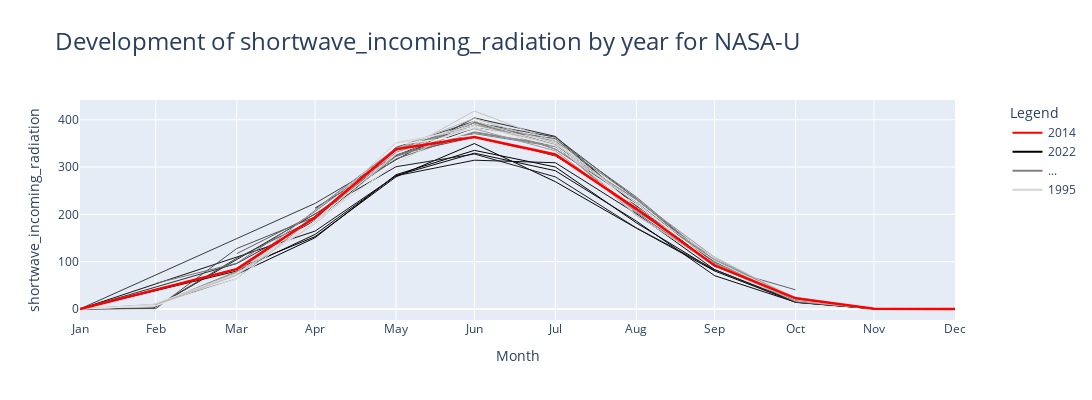

Notebook source saved alongside this figure:
### Code cell
columns_to_plot = [col for col in x.columns.values if col in df.columns.values]
  
    # Create a list of values from x to be highlighted
    values_to_highlight = x[columns_to_plot].values.flatten().tolist()
  
    # Create a list of subplots
    figs = []
    # Loop through list of columns
    for col, v in zip(columns_to_plot, values_to_highlight) : 
        # Create a subplot for each column 
        fig = px.box(df[col], orientation = "v",boxmode='group')
        # Format the axes
        fig.update_layout(title_text= f"Boxplot for {col}", xaxis_title='', yaxis_title='')
        # Highlight the values from x
        fig.add_scatter(x=[col], y=[v], name= f"Selected Value \n{col}",
    mode = 'markers',
    marker_symbol = 'circle-dot',
    marker_size = 8,
    marker_color = 'red')
        
        # Add figure to list of subplots 
        figs.append(fig)
    
    # Output
    for fig in figs:
        fig.show()
    save_folder = '../figures/Test_markdown_fig'
    for i, fig in enumerate(figs):
        fig.write_image(os.path.join(save_folder,f'box_plot_{date}_{measurement}_{station}.png'.format(date=date, measurement=measurement, station=aws)), engine='orca')
        fig.write_image(os.path.join(save_folder,f'fig1.png'), engine='orca')
    return x

### Figure 1 — Plotly figure (JSON) as saved in the notebook; plotly's stock layout.template omitted (floating-point values rounded to 4 significant figures)
{"data": [{"legendgroup": "custom", "line": {"color": "rgba(0, 0, 0, 1)", "width": 1}, "mode": "lines", "name": "2022", "showlegend": false, "type": "scatter", "x": ["2000-03-31T00:00:00", "2000-04-30T00:00:00", "2000-05-31T00:00:00", "2000-06-30T00:00:00", "2000-07-31T00:00:00", "2000-08-31T00:00:00", "2000-09-30T00:00:00"], "y": [73.16, 150.7, 283.8, 335.2, 300.1, 182.0, 81.23]}, {"legendgroup": "custom", "line": {"color": "rgba(0, 0, 0, 1)", "width": 1}, "mode": "lines", "name": "2021", "showlegend": false, "type": "scatter", "x": ["2000-01-31T00:00:00", "2000-03-31T00:00:00", "2000-04-30T00:00:00", "2000-05-31T00:00:00", "2000-06-30T00:00:00", "2000-07-31T00:00:00", "2000-08-31T00:00:00", "2000-09-30T00:00:00", "2000-10-31T00:00:00", "2000-11-30T00:00:00", "2000-12-31T00:00:00"], "y": [0.1294, 84.87, 152.9, 279.3, 349.6, 269.0, 170.9, 80.3, 14.34, 0.4817, 0.1658]}, {"legendgroup": "custom", "line": {"color": "rgba(9, 9, 9, 1)", "width": 1}, "mode": "lines", "name": "2020", "showlegend": false, "type": "scatter", "x": ["2000-01-31T00:00:00", "2000-03-31T00:00:00", "2000-04-30T00:00:00", "2000-05-31T00:00:00", "2000-06-30T00:00:00", "2000-07-31T00:00:00", "2000-08-31T00:00:00", "2000-09-30T00:00:00", "2000-10-31T00:00:00", "2000-11-30T00:00:00", "2000-12-31T00:00:00"], "y": [0.01095, 80.12, 157.6, 281.9, 329.3, 292.2, 185.8, 70.38, 14.37, 0.427, 0.1642]}, {"legendgroup": "custom", "line": {"color": "rgba(19, 19, 19, 1)", "width": 1}, "mode": "lines", "name": "2019", "showlegend": false, "type": "scatter", "x": ["2000-01-31T00:00:00", "2000-04-30T00:00:00", "2000-05-31T00:00:00", "2000-06-30T00:00:00", "2000-07-31T00:00:00", "2000-08-31T00:00:00", "2000-09-30T00:00:00", "2000-10-31T00:00:00", "2000-11-30T00:00:00", "2000-12-31T00:00:00"], "y": [0.029, 164.6, 281.5, 314.4, 309.1, 201.5, 83.1, 16.28, 0.4163, 0.01968]}, {"legendgroup": "custom", "line": {"color": "rgba(29, 29, 29, 1)", "width": 1}, "mode": "lines", "name": "2018", "showlegend": false, "type": "scatter", "x": ["2000-01-31T00:00:00", "2000-02-28T00:00:00", "2000-05-31T00:00:00", "2000-06-30T00:00:00", "2000-07-31T00:00:00", "2000-08-31T00:00:00", "2000-09-30T00:00:00", "2000-10-31T00:00:00", "2000-11-30T00:00:00", "2000-12-31T00:00:00"], "y": [0.1016, 1.527, 300.7, 327.5, 279.2, 171.3, 83.19, 13.9, 0.4643, 0.02065]}, {"legendgroup": "custom", "line": {"color": "rgba(39, 39, 39, 1)", "width": 1}, "mode": "lines", "name": "2017", "showlegend": false, "type": "scatter", "x": ["2000-04-30T00:00:00", "2000-05-31T00:00:00", "2000-06-30T00:00:00", "2000-07-31T00:00:00", "2000-08-31T00:00:00", "2000-09-30T00:00:00", "2000-10-31T00:00:00", "2000-11-30T00:00:00", "2000-12-31T00:00:00"], "y": [213.3, 315.3, 403.8, 364.7, 216.2, 93.87, 20.39, 0.4627, 0.01129]}, {"legendgroup": "custom", "line": {"color": "rgba(49, 49, 49, 1)", "width": 1}, "mode": "lines", "name": "2016", "showlegend": false, "type": "scatter", "x": ["2000-01-31T00:00:00", "2000-03-31T00:00:00", "2000-04-30T00:00:00", "2000-05-31T00:00:00", "2000-06-30T00:00:00", "2000-07-31T00:00:00", "2000-08-31T00:00:00", "2000-09-30T00:00:00", "2000-10-31T00:00:00", "2000-11-30T00:00:00", "2000-12-31T00:00:00"], "y": [0.02826, 96.02, 186.9, 323.5, 382.5, 359.6, 218.2, 99.44, 17.31, 0.43, 0.03419]}, {"legendgroup": "custom", "line": {"color": "rgba(58, 58, 58, 1)", "width": 1}, "mode": "lines", "name": "2015", "showlegend": false, "type": "scatter", "x": ["2000-01-31T00:00:00", "2000-04-30T00:00:00", "2000-05-31T00:00:00", "2000-06-30T00:00:00", "2000-07-31T00:00:00", "2000-08-31T00:00:00", "2000-09-30T00:00:00", "2000-10-31T00:00:00", "2000-11-30T00:00:00", "2000-12-31T00:00:00"], "y": [0.05586, 223.1, 323.9, 393.7, 363.2, 232.8, 96.8, 21.65, 0.447, 0.07065]}, {"legendgroup": "custom", "line": {"color": "rgba(68, 68, 68, 1)", "width": 1}, "mode": "lines", "name": "2013", "showlegend": false, "type": "scatter", "x": ["2000-01-31T00:00:00", "2000-02-28T00:00:00", "2000-03-31T00:00:00", "2000-04-30T00:00:00", "2000-05-31T00:00:00", "2000-06-30T00:00:00", "2000-07-31T00:00:00", "2000-08-31T00:00:00", "2000-09-30T00:00:00", "2000-10-31T00:00:00", "2000-11-30T00:00:00", "2000-12-31T00:00:00"], "y": [0.1116, 1.908, 107.3, 190.1, 341.5, 396.7, 346.3, 222.3, 96.3, 19.19, 0.3473, 0.02742]}, {"legendgroup": "custom", "line": {"color": "rgba(78, 78, 78, 1)", "width": 1}, "mode": "lines", "name": "2012", "showlegend": false, "type": "scatter", "x": ["2000-01-31T00:00:00", "2000-02-29T00:00:00", "2000-03-31T00:00:00", "2000-04-30T00:00:00", "2000-05-31T00:00:00", "2000-06-30T00:00:00", "2000-07-31T00:00:00", "2000-08-31T00:00:00", "2000-09-30T00:00:00", "2000-10-31T00:00:00", "2000-11-30T00:00:00", "2000-12-31T00:00:00"], "y": [0.08194, 0.845, 127.7, 194.5, 326.2, 363.2, 323.0, 214.3, 96.51, 20.89, 0.3457, 0.05516]}, {"legendgroup": "custom", "line": {"color": "rgba(88, 88, 88, 1)", "width": 1}, "mode": "lines", "name": "2011", "showlegend": false, "type": "scatter", "x": ["2000-06-30T00:00:00", "2000-07-31T00:00:00", "2000-08-31T00:00:00", "2000-09-30T00:00:00", "2000-10-31T00:00:00", "2000-11-30T00:00:00", "2000-12-31T00:00:00"], "y": [394.9, 337.8, 225.6, 96.29, 14.91, 0.5117, 0.09065]}, {"legendgroup": "custom", "line": {"color": "rgba(98, 98, 98, 1)", "width": 1}, "mode": "lines", "name": "2010", "showlegend": false, "type": "scatter", "x": ["2000-03-31T00:00:00", "2000-04-30T00:00:00", "2000-05-31T00:00:00", "2000-06-30T00:00:00", "2000-07-31T00:00:00", "2000-08-31T00:00:00", "2000-09-30T00:00:00", "2000-10-31T00:00:00"], "y": [117.0, 200.4, 317.2, 373.1, 345.1, 204.1, 90.06, 40.47]}, {"legendgroup": "custom", "line": {"color": "rgba(107, 107, 107, 1)", "width": 1}, "mode": "lines", "name": "2009", "showlegend": false, "type": "scatter", "x": ["2000-04-30T00:00:00", "2000-05-31T00:00:00", "2000-06-30T00:00:00", "2000-07-31T00:00:00", "2000-08-31T00:00:00", "2000-09-30T00:00:00", "2000-10-31T00:00:00", "2000-11-30T00:00:00", "2000-12-31T00:00:00"], "y": [210.7, 339.1, 388.0, 359.2, 236.7, 98.4, 23.14, 0.392, 0.001667]}, {"legendgroup": "custom", "line": {"color": "rgba(117, 117, 117, 1)", "width": 1}, "mode": "lines", "name": "2008", "showlegend": false, "type": "scatter", "x": ["2000-02-29T00:00:00", "2000-03-31T00:00:00", "2000-04-30T00:00:00", "2000-05-31T00:00:00", "2000-06-30T00:00:00", "2000-07-31T00:00:00", "2000-08-31T00:00:00", "2000-09-30T00:00:00", "2000-10-31T00:00:00", "2000-11-30T00:00:00", "2000-12-31T00:00:00"], "y": [54.29, 96.68, 206.0, 335.1, 393.8, 354.6, 233.9, 92.9, 21.34, 0.519, 0.0005263]}, {"legendgroup": "custom", "line": {"color": "rgba(127, 127, 127, 1)", "width": 1}, "mode": "lines", "name": "2007", "showlegend": false, "type": "scatter", "x": ["2000-03-31T00:00:00", "2000-04-30T00:00:00", "2000-05-31T00:00:00", "2000-06-30T00:00:00", "2000-07-31T00:00:00", "2000-08-31T00:00:00", "2000-09-30T00:00:00", "2000-10-31T00:00:00", "2000-11-30T00:00:00", "2000-12-31T00:00:00"], "y": [82.2, 194.2, 325.7, 370.6, 342.9, 230.8, 102.7, 22.26, 0.5317, 0]}, {"legendgroup": "custom", "line": {"color": "rgba(137, 137, 137, 1)", "width": 1}, "mode": "lines", "name": "2006", "showlegend": false, "type": "scatter", "x": ["2000-01-31T00:00:00", "2000-02-28T00:00:00", "2000-03-31T00:00:00", "2000-04-30T00:00:00", "2000-05-31T00:00:00", "2000-06-30T00:00:00", "2000-07-31T00:00:00", "2000-08-31T00:00:00", "2000-09-30T00:00:00", "2000-10-31T00:00:00", "2000-11-30T00:00:00", "2000-12-31T00:00:00"], "y": [0.07677, 7.249, 79.41, 195.2, 322.2, 374.3, 345.5, 207.5, 104.9, 22.89, 0.483, 0.0007407]}, {"legendgroup": "custom", "line": {"color": "rgba(147, 147, 147, 1)", "width": 1}, "mode": "lines", "name": "2005", "showlegend": false, "type": "scatter", "x": ["2000-01-31T00:00:00", "2000-02-28T00:00:00", "2000-03-31T00:00:00", "2000-04-30T00:00:00", "2000-05-31T00:00:00", "2000-06-30T00:00:00", "2000-07-31T00:00:00", "2000-08-31T00:00:00", "2000-09-30T00:00:00", "2000-10-31T00:00:00", "2000-11-30T00:00:00", "2000-12-31T00:00:00"], "y": [0.07645, 9.503, 63.68, 195.5, 330.8, 393.4, 337.8, 232.1, 109.0, 18.59, 0.4703, 0.0009677]}, {"legendgroup": "custom", "line": {"color": "rgba(156, 156, 156, 1)", "width": 1}, "mode": "lines", "name": "2004", "showlegend": false, "type": "scatter", "x": ["2000-01-31T00:00:00", "2000-02-29T00:00:00", "2000-03-31T00:00:00", "2000-04-30T00:00:00", "2000-05-31T00:00:00", "2000-06-30T00:00:00", "2000-07-31T00:00:00", "2000-08-31T00:00:00", "2000-09-30T00:00:00", "2000-10-31T00:00:00", "2000-11-30T00:00:00", "2000-12-31T00:00:00"], "y": [0.04935, 7.516, 77.78, 209.1, 339.8, 380.9, 334.2, 205.0, 109.7, 19.53, 0.4327, 0.0009677]}, {"legendgroup": "custom", "line": {"color": "rgba(166, 166, 166, 1)", "width": 1}, "mode": "lines", "name": "2003", "showlegend": false, "type": "scatter", "x": ["2000-06-30T00:00:00", "2000-07-31T00:00:00", "2000-08-31T00:00:00", "2000-09-30T00:00:00", "2000-10-31T00:00:00", "2000-11-30T00:00:00", "2000-12-31T00:00:00"], "y": [390.0, 347.3, 197.5, 97.33, 24.55, 0.5353, 0.002258]}, {"legendgroup": "custom", "line": {"color": "rgba(176, 176, 176, 1)", "width": 1}, "mode": "lines", "name": "2002", "showlegend": false, "type": "scatter", "x": ["2000-01-31T00:00:00", "2000-02-28T00:00:00"], "y": [0.014, 5.911]}, {"legendgroup": "custom", "line": {"color": "rgba(186, 186, 186, 1)", "width": 1}, "mode": "lines", "name": "2001", "showlegend": false, "type": "scatter", "x": ["2000-01-31T00:00:00", "2000-02-28T00:00:00", "2000-03-31T00:00:00", "2000-04-30T00:00:00", "2000-05-31T00:00:00", "2000-06-30T00:00:00", "2000-07-31T00:00:00", "2000-08-31T00:00:00", "2000-09-30T00:00:00", "2000-10-31T00:00:00", "2000-11-30T00:00:00", "2000-12-31T00:00:00"], "y": [0.011, 6.45, 71.39, 185.2, 338.5, 402.9, 350.5, 225.0, 92.13, 16.73, 0.09133, 0.008065]}, {"legendgroup": "custom", "line": {"color": "rgba(196, 196, 196, 1)", "width": 1}, "mode": "lines", "name": "2000", "showlegend": false, "type": "scatter", "x": ["2000-01-31T00:00:00", "2000-02-29T00:00:00", "2000-03-31T00:00:00", "2000-04-30T00:00:00", "2000-05-31T00:00:00", "2000-06-30T00:00:00", "2000-07-31T00:00:00", "2000-08-31T00:00:00", "2000-09-30T00:00:00", "2000-10-31T00:00:00", "2000-11-30T00:00:00", "2000-12-31T00:00:00"], "y": [0.01419, 6.504, 73.05, 180.1, 326.5, 418.4, 353.8, 198.8, 91.14, 20.27, 0.3027, 0.006452]}, {"legendgroup": "custom", "line": {"color": "rgba(205, 205, 205, 1)", "width": 1}, "mode": "lines", "name": "1999", "showlegend": false, "type": "scatter", "x": ["2000-01-31T00:00:00", "2000-02-28T00:00:00", "2000-03-31T00:00:00", "2000-04-30T00:00:00", "2000-05-31T00:00:00", "2000-06-30T00:00:00", "2000-07-31T00:00:00", "2000-08-31T00:00:00", "2000-09-30T00:00:00", "2000-10-31T00:00:00", "2000-11-30T00:00:00", "2000-12-31T00:00:00"], "y": [0.08032, 8.782, 74.92, 193.0, 351.3, 381.5, 357.9, 215.3, 109.3, 23.4, 0.311, 0.004516]}, {"legendgroup": "custom", "line": {"color": "rgba(215, 215, 215, 1)", "width": 1}, "mode": "lines", "name": "1998", "showlegend": false, "type": "scatter", "x": ["2000-01-31T00:00:00", "2000-02-28T00:00:00", "2000-03-31T00:00:00", "2000-04-30T00:00:00", "2000-05-31T00:00:00", "2000-06-30T00:00:00", "2000-07-31T00:00:00", "2000-08-31T00:00:00", "2000-09-30T00:00:00", "2000-10-31T00:00:00", "2000-11-30T00:00:00", "2000-12-31T00:00:00"], "y": [0.05548, 9.652, 74.08, 185.0, 306.8, 397.3, 345.0, 211.7, 101.8, 20.72, 0.459, 0.01]}, {"legendgroup": "custom", "line": {"color": "rgba(225, 225, 225, 1)", "width": 1}, "mode": "lines", "name": "1997", "showlegend": false, "type": "scatter", "x": ["2000-05-31T00:00:00", "2000-06-30T00:00:00", "2000-07-31T00:00:00", "2000-08-31T00:00:00", "2000-09-30T00:00:00", "2000-10-31T00:00:00", "2000-11-30T00:00:00", "2000-12-31T00:00:00"], "y": [347.3, 387.7, 344.8, 224.3, 92.83, 20.46, 0.2827, 0.0003226]}, {"legendgroup": "custom", "line": {"color": "rgba(235, 235, 235, 1)", "width": 1}, "mode": "lines", "name": "1996", "showlegend": false, "type": "scatter", "x": ["2000-01-31T00:00:00", "2000-02-29T00:00:00", "2000-03-31T00:00:00", "2000-04-30T00:00:00", "2000-05-31T00:00:00", "2000-06-30T00:00:00", "2000-07-31T00:00:00"], "y": [0.0329, 6.943, 63.58, 186.7, 328.5, 383.6, 345.8]}, {"legendgroup": "custom", "line": {"color": "rgba(245, 245, 245, 1)", "width": 1}, "mode": "lines", "name": "1995", "showlegend": false, "type": "scatter", "x": ["2000-05-31T00:00:00", "2000-06-30T00:00:00", "2000-07-31T00:00:00", "2000-08-31T00:00:00", "2000-09-30T00:00:00", "2000-10-31T00:00:00", "2000-11-30T00:00:00", "2000-12-31T00:00:00"], "y": [347.3, 367.6, 320.3, 221.3, 94.41, 21.98, 0.449, 0]}, {"legendgroup": "custom", "line": {"color": "red", "width": 2.5}, "mode": "lines", "name": "2014", "showlegend": false, "type": "scatter", "x": ["2000-01-31T00:00:00", "2000-03-31T00:00:00", "2000-04-30T00:00:00", "2000-05-31T00:00:00", "2000-06-30T00:00:00", "2000-07-31T00:00:00", "2000-08-31T00:00:00", "2000-09-30T00:00:00", "2000-10-31T00:00:00", "2000-11-30T00:00:00", "2000-12-31T00:00:00"], "y": [0.02455, 84.19, 193.9, 337.5, 363.2, 326.5, 211.6, 92.02, 22.54, 0.4777, 0.03645]}, {"legendgroup": "custom", "line": {"color": "red"}, "mode": "lines", "name": "2014", "type": "scatter", "x": [null], "y": [null]}, {"legendgroup": "custom", "line": {"color": "black"}, "mode": "lines", "name": "2022", "type": "scatter", "x": [null], "y": [null]}, {"legendgroup": "custom", "line": {"color": "grey"}, "mode": "lines", "name": "...", "type": "scatter", "x": [null], "y": [null]}, {"legendgroup": "custom", "line": {"color": "lightgrey"}, "mode": "lines", "name": "1995", "type": "scatter", "x": [null], "y": [null]}], "layout": {"height": 400, "legend": {"orientation": "v", "title": {"text": "Legend"}, "x": 1.06, "xanchor": "left", "y": 1, "yanchor": "top"}, "title": {"font": {"size": 24}, "text": "Development of shortwave_incoming_radiation by year for NASA-U"}, "width": 1400, "xaxis": {"tickmode": "array", "ticktext": ["Jan", "Feb", "Mar", "Apr", "May", "Jun", "Jul", "Aug", "Sep", "Oct", "Nov", "Dec"], "tickvals": ["2000-01-31T00:00:00", "2000-02-29T00:00:00", "2000-03-31T00:00:00", "2000-04-30T00:00:00", "2000-05-31T00:00:00", "2000-06-30T00:00:00", "2000-07-31T00:00:00", "2000-08-31T00:00:00", "2000-09-30T00:00:00", "2000-10-31T00:00:00", "2000-11-30T00:00:00", "2000-12-31T00:00:00"], "title": {"text": "Month"}}, "yaxis": {"title": {"text": "shortwave_incoming_radiation"}}}}
